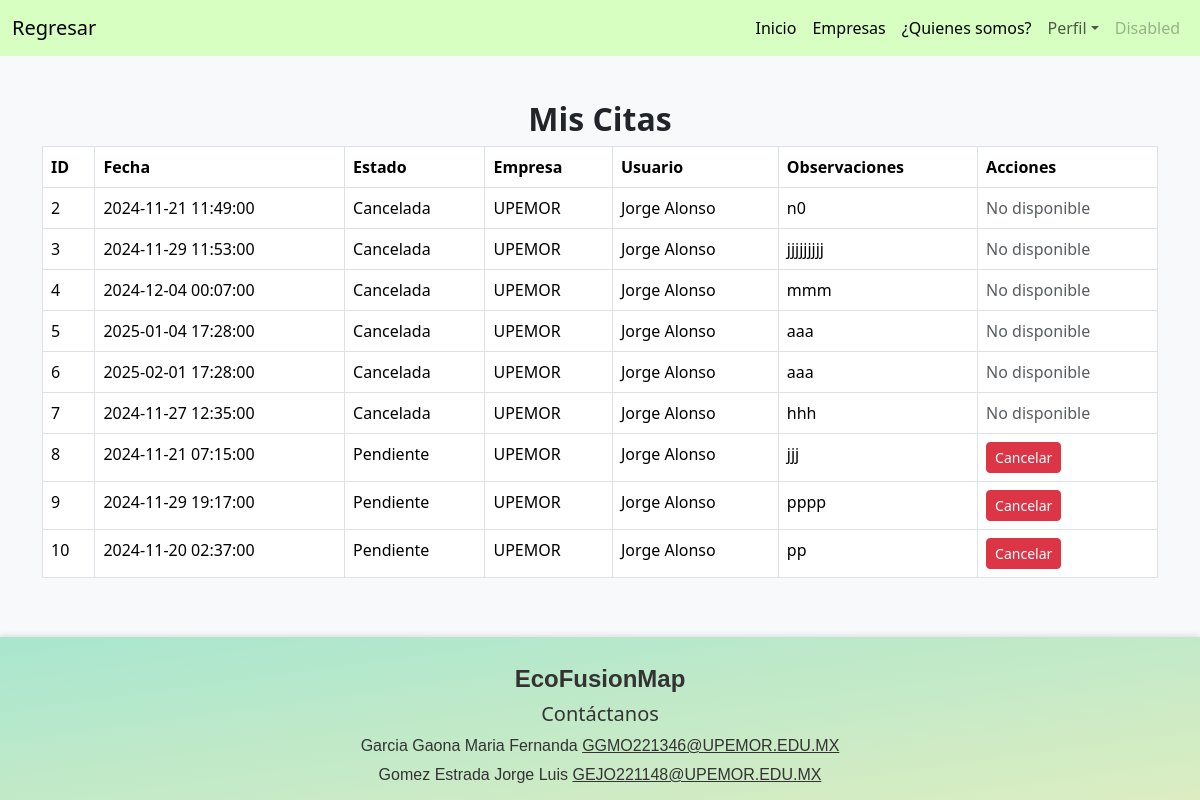
Page /Vista/Usuario/citas.php (signed in) on the committed database.
### tables this page shows
CREATE TABLE `citas` (
  `id_cita` int(11) NOT NULL AUTO_INCREMENT,
  `fecha` datetime NOT NULL,
  `estado` varchar(20) NOT NULL,
  `usuarios_id_usuario` int(11) DEFAULT NULL,
  `empresas_id_empresa` int(11) DEFAULT NULL,
  `observaciones` text DEFAULT NULL,
  PRIMARY KEY (`id_cita`),
  KEY `fk_citas_usuarios` (`usuarios_id_usuario`),
  KEY `fk_citas_empresas` (`empresas_id_empresa`),
  CONSTRAINT `fk_citas_empresas` FOREIGN KEY (`empresas_id_empresa`) REFERENCES `empresas` (`id_empresa`) ON DELETE SET NULL ON UPDATE CASCADE,
  CONSTRAINT `fk_citas_usuarios` FOREIGN KEY (`usuarios_id_usuario`) REFERENCES `usuarios` (`id_usuario`) ON DELETE SET NULL ON UPDATE CASCADE
);

CREATE TABLE `empresas` (
  `id_empresa` int(11) NOT NULL AUTO_INCREMENT,
  `nombre_empresa` varchar(50) NOT NULL,
  `contrasena` varchar(255) NOT NULL,
  `direccion_empresa` text DEFAULT NULL,
  `telefono_empresa` varchar(15) DEFAULT NULL,
  `correo_empresa` varchar(30) NOT NULL,
  `altitud` decimal(10,8) NOT NULL,
  `latitud` decimal(10,8) NOT NULL,
  PRIMARY KEY (`id_empresa`)
);

CREATE TABLE `usuarios` (
  `id_usuario` int(11) NOT NULL AUTO_INCREMENT,
  `nombre` varchar(30) NOT NULL,
  `usuario` varchar(20) NOT NULL,
  `contrasena` varchar(255) NOT NULL,
  `id_rol` int(11) NOT NULL,
  `apellidoP` varchar(25) NOT NULL,
  `apellidoM` varchar(25) NOT NULL,
  `correo` varchar(35) NOT NULL,
  `genero` varchar(25) NOT NULL,
  PRIMARY KEY (`id_usuario`),
  KEY `fk_usuario_rol` (`id_rol`),
  CONSTRAINT `fk_usuario_rol` FOREIGN KEY (`id_rol`) REFERENCES `roles` (`id_rol`) ON DELETE NO ACTION ON UPDATE NO ACTION
);

### Modelo/ConexionBD.php (called while the page is built, shortened)
<?php
class ConexionBD {
    public function __construct() {
        $server = "localhost";
        $username = "root";
        $password = "";
        $database = "bdEstancia";
        $this->conn = new mysqli($server, $username, $password, $database);
    }
}
?>

### Modelo/citas.php (called while the page is built, shortened)
<?php
require_once __DIR__ . '/ConexionBD.php';
class Citas {
    private $conexion;
    public function __construct() {
        $conexionDB = new ConexionBD();
        $this->conexion = $conexionDB->conn;
    }
    public function obtenerCitasPorRol($id, $rol) {
        $columna = ($rol === 'usuario') ? 'usuarios_id_usuario' : 'empresas_id_empresa';
        $query = "SELECT c.id_cita, c.fecha, c.estado, c.observaciones, e.nombre_empresa, u.nombre AS nombre_usuario
                  FROM citas c
                  LEFT JOIN empresas e ON c.empresas_id_empresa = e.id_empresa
                  LEFT JOIN usuarios u ON c.usuarios_id_usuario = u.id_usuario
                  WHERE c.$columna = ?";
        $stmt = $this->conexion->prepare($query);
        $stmt->bind_param("i", $id);
        $stmt->execute();
        return $stmt->get_result();
    }
}
?>

### Controlador/Citas/gestionar_citas.php (called while the page is built, shortened)
<?php
require_once '../../Modelo/Citas.php';
$citasModel = new Citas();
$id = isset($_SESSION['usuario_id']) ? $_SESSION['usuario_id'] : $_SESSION['empresa_id'];
$rol = isset($_SESSION['usuario_id']) ? 'usuario' : 'empresa';
$citas = $citasModel->obtenerCitasPorRol($id, $rol);
?>

### Vista/Usuario/citas.php (the view, shortened to what this page needs)
<?php
require_once '../../Controlador/Citas/gestionar_citas.php';
?>
<!DOCTYPE html>
<html lang="en">
<head>
    <link href="https://cdn.jsdelivr.net/npm/bootstrap@5.3.3/dist/css/bootstrap.min.css" rel="stylesheet">
    <link rel="stylesheet" href="../style.css">
</head>
<body>
    <nav class="navbar navbar-expand-lg" style="background-color: #d7ffc2;">
        <div class="container-fluid">
            <a class="navbar-brand" href="pagPrincipal.php">Regresar</a>
            <div class="collapse navbar-collapse" id="navbarSupportedContent">
                <ul class="navbar-nav ms-auto mb-2 mb-lg-0">
                    <li class="nav-item"><a class="nav-link active" aria-current="page" href="pagPrincipal.php">Inicio</a></li>
                    <li class="nav-item"><a class="nav-link active" aria-current="page" href="empresas.php">Empresas</a></li>
                    <li class="nav-item"><a class="nav-link active" aria-current="page" href="#quienes-somos">¿Quienes somos?</a></li>
                    <li class="nav-item dropdown">
                        <a class="nav-link dropdown-toggle" href="#" role="button" data-bs-toggle="dropdown" aria-expanded="false">Perfil</a>
                    </li>
                    <li class="nav-item">
                    <a class="nav-link disabled" aria-disabled="true">Disabled</a>
                    </li>
                </ul>
            </div>
        </div>
    </nav>
<div class="container mt-4">
    <h2 class="text-center">Mis Citas</h2>
    <table class="table table-bordered">
        <thead>
            <tr>
                <th>ID</th>
                <th>Fecha</th>
                <th>Estado</th>
                <th>Empresa</th>
                <th>Usuario</th>
                <th>Observaciones</th>
                <th>Acciones</th>
            </tr>
        </thead>
        <tbody>
            <?php while ($cita = $citas->fetch_object()): ?>
                <tr>
                    <td><?= htmlspecialchars($cita->id_cita) ?></td>
                    <td><?= htmlspecialchars($cita->fecha) ?></td>
                    <td><?= htmlspecialchars($cita->estado) ?></td>
                    <td><?= htmlspecialchars($cita->nombre_empresa) ?></td>
                    <td><?= htmlspecialchars($cita->nombre_usuario) ?></td>
                    <td><?= htmlspecialchars($cita->observaciones) ?></td>
                    <td>
                        <?php if ($cita->estado === 'Pendiente'): ?>
                            <form action="../../Controlador/Citas/gestionar_citas.php" method="POST" onsubmit="return confirmarCancelacion();">
                                <button type="submit" class="btn btn-danger btn-sm">Cancelar</button>
                            </form>
                        <?php else: ?>
                            <span class="text-muted">No disponible</span>
                        <?php endif; ?>
                    </td>
                </tr>
            <?php endwhile; ?>
        </tbody>
    </table>
</div>
<footer id="quienes-somos" class="text-center py-2">
    <div class="container">
      <h4>EcoFusionMap</h4>
      <h5>Contáctanos</h5>
      <p>
        Garcia Gaona Maria Fernanda
        <a href="mailto:ggmo221346@upemor.edu.mx" style="color: inherit; text-decoration: underline;">GGMO221346@UPEMOR.EDU.MX</a>
      </p>
      <p>
        Gomez Estrada Jorge Luis
        <a href="mailto:gejo221148@upemor.edu.mx" style="color: inherit; text-decoration: underline;">GEJO221148@UPEMOR.EDU.MX</a>
      </p>
    </div>
</footer>
</body>
</html>

### Vista/style.css (style rules this page uses)
h2 { font-weight: bold; margin-top: 20px; }
html { scroll-behavior: smooth; }
#quienes-somos { padding: 50px 0; background: linear-gradient(to bottom right, #a8e6cf, #dcedc1); color: #333; }
#quienes-somos h4 { font-family: Arial, sans-serif; margin-top: 20px; font-weight: bold; }
#quienes-somos p { font-family: Arial, sans-serif; margin: 5px 0; font-size: 1rem; line-height: 1.5; }
footer { background: linear-gradient(to bottom right, #a8e6cf, #dcedc1); color: #333; text-align: center; padding: 10px; font-size: 0.9em; width: 100%; box-shadow: 0px -2px 5px rgba(0, 0, 0, 0.1); }
html, body { height: 100%; margin: 0; display: flex; flex-direction: column; background-color: #f8f9fa; }
.container { flex: 1; }

### rows in the picture
citas: id_cita "2", fecha "2024-11-21 11:49:00", estado "Cancelada", empresas_id_empresa.nombre_empresa "UPEMOR", usuarios_id_usuario.nombre "Jorge Alonso", observaciones "n0", shows "No disponible"
citas: id_cita "3", fecha "2024-11-29 11:53:00", estado "Cancelada", empresas_id_empresa.nombre_empresa "UPEMOR", usuarios_id_usuario.nombre "Jorge Alonso", observaciones "jjjjjjjjj", shows "No disponible"
citas: id_cita "4", fecha "2024-12-04 00:07:00", estado "Cancelada", empresas_id_empresa.nombre_empresa "UPEMOR", usuarios_id_usuario.nombre "Jorge Alonso", observaciones "mmm", shows "No disponible"
citas: id_cita "5", fecha "2025-01-04 17:28:00", estado "Cancelada", empresas_id_empresa.nombre_empresa "UPEMOR", usuarios_id_usuario.nombre "Jorge Alonso", observaciones "aaa", shows "No disponible"
citas: id_cita "6", fecha "2025-02-01 17:28:00", estado "Cancelada", empresas_id_empresa.nombre_empresa "UPEMOR", usuarios_id_usuario.nombre "Jorge Alonso", observaciones "aaa", shows "No disponible"
citas: id_cita "7", fecha "2024-11-27 12:35:00", estado "Cancelada", empresas_id_empresa.nombre_empresa "UPEMOR", usuarios_id_usuario.nombre "Jorge Alonso", observaciones "hhh", shows "No disponible"
citas: id_cita "8", fecha "2024-11-21 07:15:00", estado "Pendiente", empresas_id_empresa.nombre_empresa "UPEMOR", usuarios_id_usuario.nombre "Jorge Alonso", observaciones "jjj"
citas: id_cita "9", fecha "2024-11-29 19:17:00", estado "Pendiente", empresas_id_empresa.nombre_empresa "UPEMOR", usuarios_id_usuario.nombre "Jorge Alonso", observaciones "pppp"
citas: id_cita "10", fecha "2024-11-20 02:37:00", estado "Pendiente", empresas_id_empresa.nombre_empresa "UPEMOR", usuarios_id_usuario.nombre "Jorge Alonso", observaciones "pp"
